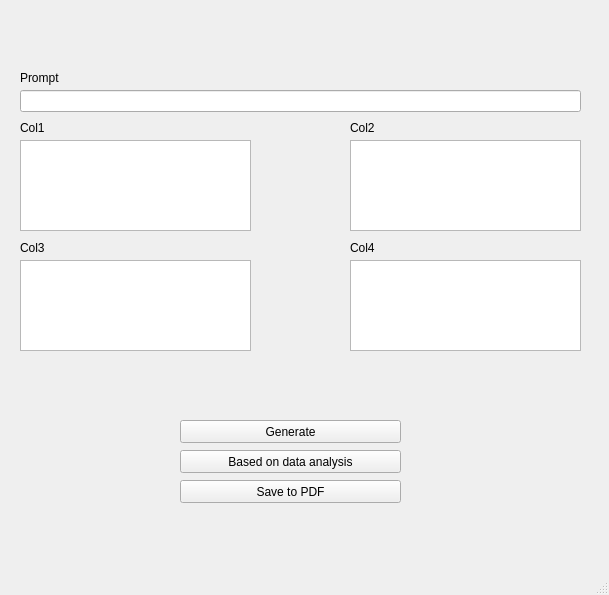
<?xml version="1.0" encoding="UTF-8"?>
<ui version="4.0">
 <class>MainWindow</class>
 <widget class="QMainWindow" name="MainWindow">
  <property name="geometry">
   <rect>
    <x>0</x>
    <y>0</y>
    <width>609</width>
    <height>595</height>
   </rect>
  </property>
  <property name="windowTitle">
   <string>MainWindow</string>
  </property>
  <widget class="QWidget" name="centralwidget">
   <widget class="QPushButton" name="pushButton">
    <property name="geometry">
     <rect>
      <x>180</x>
      <y>420</y>
      <width>221</width>
      <height>23</height>
     </rect>
    </property>
    <property name="text">
     <string>Generate</string>
    </property>
   </widget>
   <widget class="QTextEdit" name="textEdit1">
    <property name="geometry">
     <rect>
      <x>20</x>
      <y>140</y>
      <width>231</width>
      <height>91</height>
     </rect>
    </property>
   </widget>
   <widget class="QTextEdit" name="textEdit1_2">
    <property name="geometry">
     <rect>
      <x>350</x>
      <y>140</y>
      <width>231</width>
      <height>91</height>
     </rect>
    </property>
   </widget>
   <widget class="QTextEdit" name="textEdit1_3">
    <property name="geometry">
     <rect>
      <x>20</x>
      <y>260</y>
      <width>231</width>
      <height>91</height>
     </rect>
    </property>
   </widget>
   <widget class="QTextEdit" name="textEdit1_4">
    <property name="geometry">
     <rect>
      <x>350</x>
      <y>260</y>
      <width>231</width>
      <height>91</height>
     </rect>
    </property>
   </widget>
   <widget class="QPushButton" name="pushButton_2">
    <property name="geometry">
     <rect>
      <x>180</x>
      <y>480</y>
      <width>221</width>
      <height>23</height>
     </rect>
    </property>
    <property name="text">
     <string>Save to PDF</string>
    </property>
   </widget>
   <widget class="QLineEdit" name="lineEdit">
    <property name="geometry">
     <rect>
      <x>20</x>
      <y>90</y>
      <width>561</width>
      <height>22</height>
     </rect>
    </property>
   </widget>
   <widget class="QLabel" name="label">
    <property name="geometry">
     <rect>
      <x>20</x>
      <y>70</y>
      <width>58</width>
      <height>15</height>
     </rect>
    </property>
    <property name="text">
     <string>Prompt</string>
    </property>
   </widget>
   <widget class="QLabel" name="label_2">
    <property name="geometry">
     <rect>
      <x>20</x>
      <y>120</y>
      <width>58</width>
      <height>15</height>
     </rect>
    </property>
    <property name="text">
     <string>Col1</string>
    </property>
   </widget>
   <widget class="QLabel" name="label_3">
    <property name="geometry">
     <rect>
      <x>20</x>
      <y>240</y>
      <width>58</width>
      <height>15</height>
     </rect>
    </property>
    <property name="text">
     <string>Col3</string>
    </property>
   </widget>
   <widget class="QLabel" name="label_4">
    <property name="geometry">
     <rect>
      <x>350</x>
      <y>120</y>
      <width>58</width>
      <height>15</height>
     </rect>
    </property>
    <property name="text">
     <string>Col2</string>
    </property>
   </widget>
   <widget class="QLabel" name="label_5">
    <property name="geometry">
     <rect>
      <x>350</x>
      <y>240</y>
      <width>58</width>
      <height>15</height>
     </rect>
    </property>
    <property name="text">
     <string>Col4</string>
    </property>
   </widget>
   <widget class="QPushButton" name="pushButton_3">
    <property name="geometry">
     <rect>
      <x>180</x>
      <y>450</y>
      <width>221</width>
      <height>23</height>
     </rect>
    </property>
    <property name="text">
     <string>Based on data analysis</string>
    </property>
   </widget>
  </widget>
  <widget class="QStatusBar" name="statusbar"/>
 </widget>
 <resources/>
 <connections/>
</ui>
